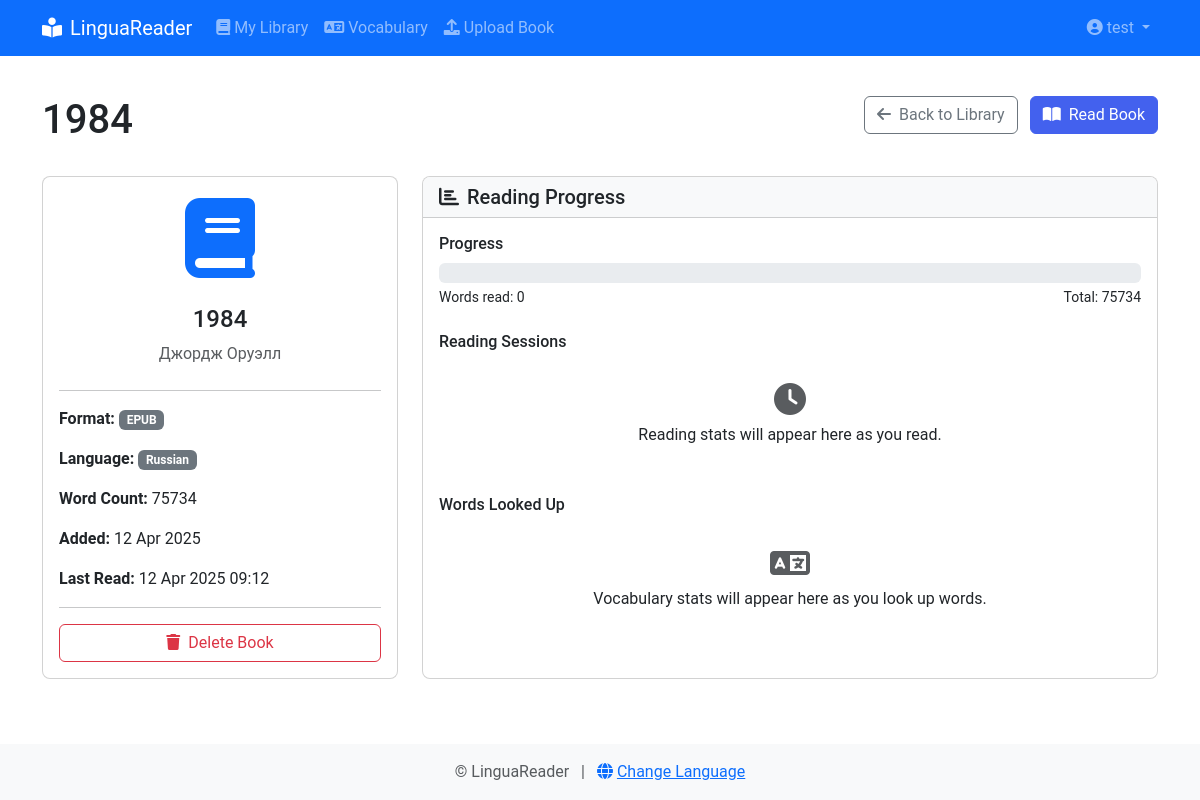
The app's page /books/book/4 (signed in), older data.
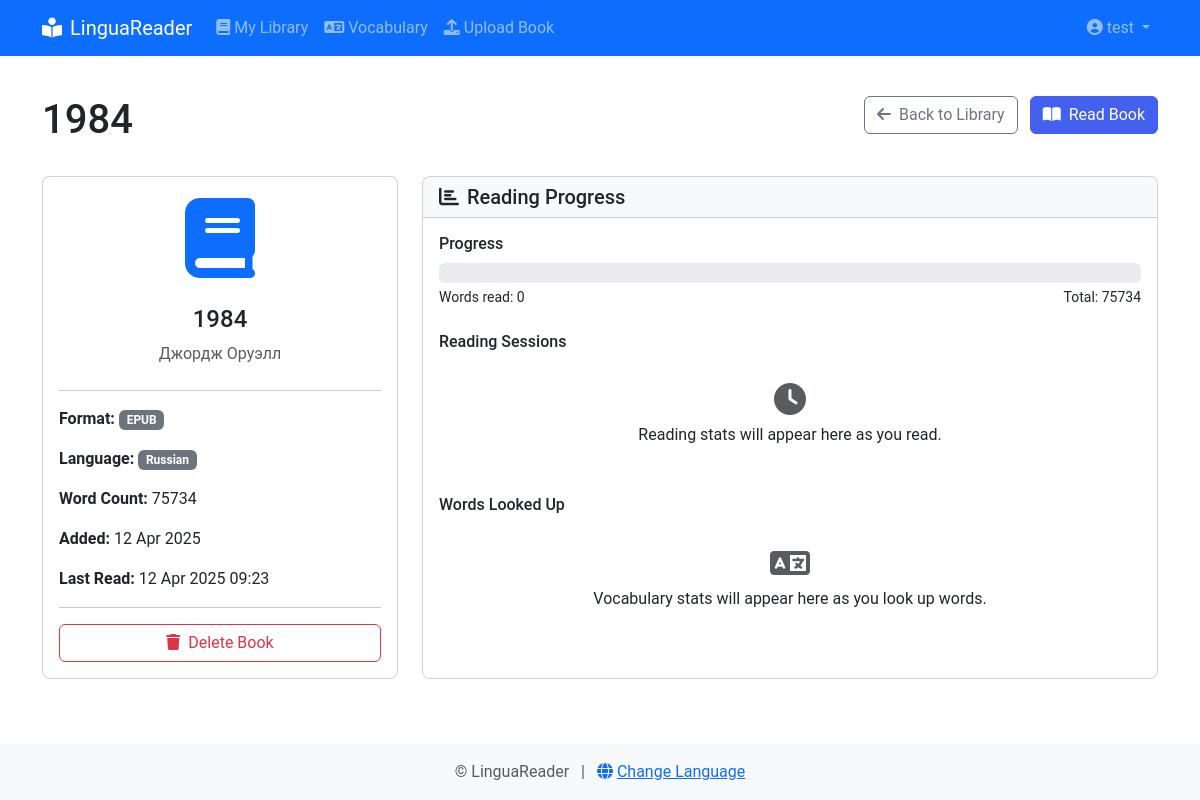
The same page, newer data.
### app/models/__init__.py (models this page shows, shortened)
class User(db.Model, UserMixin):
    __tablename__ = 'users'
    id = db.Column(db.Integer, primary_key=True)
    username = db.Column(db.String(64), unique=True, index=True)
    email = db.Column(db.String(120), unique=True, index=True)
    password_hash = db.Column(db.String(256))
    native_language = db.Column(db.String(5), default='en')
    learning_language = db.Column(db.String(5), default='de')
    created_at = db.Column(db.DateTime, default=datetime.utcnow)
    last_login = db.Column(db.DateTime, nullable=True)
    books = db.relationship('Book', backref='owner', lazy='dynamic')
    vocabulary_items = db.relationship('VocabularyItem', backref='user', lazy='dynamic')

class Book(db.Model):
    __tablename__ = 'books'
    id = db.Column(db.Integer, primary_key=True)
    title = db.Column(db.String(256), nullable=False)
    author = db.Column(db.String(256), nullable=True)
    language = db.Column(db.String(5), nullable=False)
    file_path = db.Column(db.String(512), nullable=False)
    original_filename = db.Column(db.String(256), nullable=False)
    file_type = db.Column(db.String(10), nullable=False)
    word_count = db.Column(db.Integer, default=0)
    created_at = db.Column(db.DateTime, default=datetime.utcnow)
    last_read_at = db.Column(db.DateTime, nullable=True)
    last_position = db.Column(db.Integer, default=0)  # Last reading position
    user_id = db.Column(db.Integer, db.ForeignKey('users.id'))

### app/routes/book.py (the view)
@book.route('/book/<int:book_id>')
@login_required
def book_details(book_id):
    book = Book.query.filter_by(id=book_id, user_id=current_user.id).first_or_404()
    return render_template('books/details.html', title=book.title, book=book)

### app/__init__.py (called while the page is built)
@login_manager.user_loader
def load_user(user_id):
    return User.query.get(int(user_id))

### app/templates/books/details.html (shortened to what this page needs)
{% extends "layout.html" %}
{% block content %}
<div class="row mb-4">
    <div class="col">
        <h1>{{ book.title }}</h1>
    </div>
    <div class="col-auto">
        <a href="{{ url_for('book.library') }}" class="btn btn-outline-secondary me-2">
            <i class="fas fa-arrow-left me-1"></i> {{ _('Back to Library') }}
        </a>
        <a href="{{ url_for('reader.view', book_id=book.id) }}" class="btn btn-primary">
            <i class="fas fa-book-open me-1"></i> {{ _('Read Book') }}
        </a>
    </div>
</div>
<div class="row">
    <div class="col-md-4 mb-4">
        <div class="card h-100">
            <div class="card-body">
                <div class="text-center mb-4">
                    <div class="display-1 mb-3">
                        <i class="fas fa-book text-primary"></i>
                    </div>
                    <h4>{{ book.title }}</h4>
                    <p class="text-muted">{{ book.author or _('Unknown author') }}</p>
                </div>
                <hr>
                <div class="mb-3">
                    <strong>{{ _('Format') }}:</strong>
                    <span class="badge bg-secondary">{{ book.file_type.upper() }}</span>
                </div>
                <div class="mb-3">
                    <strong>{{ _('Language') }}:</strong>
                    <span class="badge bg-{{ book.language|language_color }}">
                        {{ book.language|language_name }}
                    </span>
                </div>
                <div class="mb-3">
                    <strong>{{ _('Word Count') }}:</strong> {{ book.word_count }}
                </div>
                <div class="mb-3">
                    <strong>{{ _('Added') }}:</strong>
                    {{ book.created_at.strftime('%d %b %Y') }}
                </div>
                {% if book.last_read_at %}
                <div class="mb-3">
                    <strong>{{ _('Last Read') }}:</strong>
                    {{ book.last_read_at.strftime('%d %b %Y %H:%M') }}
                </div>
                {% endif %}
                <hr>
                <form action="{{ url_for('book.delete_book', book_id=book.id) }}" method="POST" class="d-grid gap-2" onsubmit="return confirm('{{ _('Are you sure you want to delete this book?') }}')">
                    <button type="submit" class="btn btn-outline-danger">
                        <i class="fas fa-trash me-1"></i> {{ _('Delete Book') }}
                    </button>
                </form>
            </div>
        </div>
    </div>
    <div class="col-md-8 mb-4">
        <div class="card h-100">
            <div class="card-header bg-light">
                <h5 class="mb-0">
                    <i class="fas fa-chart-bar me-2"></i>{{ _('Reading Progress') }}
                </h5>
            </div>
            <div class="card-body">
                {% if book.last_read_at %}
                <div class="mb-4">
                    <h6>{{ _('Progress') }}</h6>
                    <div class="progress" style="height: 20px;">
                    </div>
                    <div class="d-flex justify-content-between mt-1">
                        <small>{{ _('Words read:') }} {{ book.last_position }}</small>
                        <small>{{ _('Total:') }} {{ book.word_count }}</small>
                    </div>
                </div>
                <div class="mb-4">
                    <h6>{{ _('Reading Sessions') }}</h6>
                    <div class="text-center py-4">
                        <i class="fas fa-clock text-muted mb-2" style="font-size: 2rem;"></i>
                        <p class="mb-0">{{ _('Reading stats will appear here as you read.') }}</p>
                    </div>
                </div>
                <div>
                    <h6>{{ _('Words Looked Up') }}</h6>
                    <div class="text-center py-4">
                        <i class="fas fa-language text-muted mb-2" style="font-size: 2rem;"></i>
                        <p class="mb-0">{{ _('Vocabulary stats will appear here as you look up words.') }}</p>
                    </div>
                </div>
                {% endif %}
            </div>
        </div>
    </div>
</div>
{% endblock %}

### app/templates/layout.html (shortened to what this page needs)
{% block doc %}<!DOCTYPE html>
<html lang="{{ session.get('locale', 'en') }}">
<head>
    <link href="https://cdn.jsdelivr.net/npm/bootstrap@5.3.0-alpha1/dist/css/bootstrap.min.css" rel="stylesheet">
    <link rel="stylesheet" href="https://cdnjs.cloudflare.com/ajax/libs/font-awesome/6.0.0/css/all.min.css">
    <link rel="stylesheet" href="{{ url_for('static', filename='css/style.css') }}">
</head>
<body class="{% block body_class %}{% endblock %}">
    <nav class="navbar navbar-expand-lg navbar-dark bg-primary">
        <div class="container">
            <a class="navbar-brand" href="{{ url_for('book.library') }}">
                <i class="fas fa-book-reader me-2"></i>{{ _('LinguaReader') }}
            </a>
            <div class="collapse navbar-collapse" id="navbarNav">
                <ul class="navbar-nav me-auto">
                    {% if current_user.is_authenticated %}
                    <li class="nav-item">
                        <a class="nav-link {% if request.endpoint == 'book.library' %}active{% endif %}" href="{{ url_for('book.library') }}">
                            <i class="fas fa-book me-1"></i>{{ _('My Library') }}
                        </a>
                    </li>
                    <li class="nav-item">
                        <a class="nav-link {% if request.endpoint == 'reader.vocabulary' %}active{% endif %}" href="{{ url_for('reader.vocabulary') }}">
                            <i class="fas fa-language me-1"></i>{{ _('Vocabulary') }}
                        </a>
                    </li>
                    <li class="nav-item">
                        <a class="nav-link {% if request.endpoint == 'book.upload' %}active{% endif %}" href="{{ url_for('book.upload') }}">
                            <i class="fas fa-upload me-1"></i>{{ _('Upload Book') }}
                        </a>
                    </li>
                    {% endif %}
                </ul>
                <ul class="navbar-nav">
                    {% if current_user.is_authenticated %}
                    <li class="nav-item dropdown">
                        <a class="nav-link dropdown-toggle" href="#" id="userDropdown" role="button" data-bs-toggle="dropdown">
                            <i class="fas fa-user-circle me-1"></i>{{ current_user.username }}
                        </a>
                    </li>
                    {% endif %}
                </ul>
            </div>
        </div>
    </nav>
    <main class="container my-4">
        {% block content %}{% endblock %}
    </main>
    <footer class="bg-light py-3 mt-auto">
        <div class="container text-center">
            <p class="text-muted mb-0">
                &copy; {{ _('LinguaReader') }} {{ now.year }}
                <span class="mx-2">|</span>
                <a href="#" data-bs-toggle="modal" data-bs-target="#languageModal">
                    <i class="fas fa-globe me-1"></i>{{ _('Change Language') }}
                </a>
            </p>
        </div>
    </footer>
</body>
</html>{% endblock %}

### app/static/css/style.css (style rules this page uses)
:root { --primary-color: #4361ee; --secondary-color: #3f37c9; --accent-color: #4895ef; --success-color: #4cc9f0; --warning-color: #f72585; --info-color: #560bad; --light-color: #f8f9fa; --dark-color: #212529; }
body { font-family: 'Roboto', 'Segoe UI', sans-serif; min-height: 100vh; display: flex; flex-direction: column; }
main { flex: 1 0 auto; }
footer { flex-shrink: 0; margin-top: auto; }
.card { transition: transform 0.2s, box-shadow 0.2s; border-radius: 0.5rem; overflow: hidden; }
.progress { height: 5px; margin-top: 10px; }
.btn-primary { background-color: var(--primary-color); border-color: var(--primary-color); }

Row changes from the older to the newer data that the page shows:
changed Book "Джордж Оруэлл": last_read_at "12 Apr 2025 09:12" → "12 Apr 2025 09:23"
